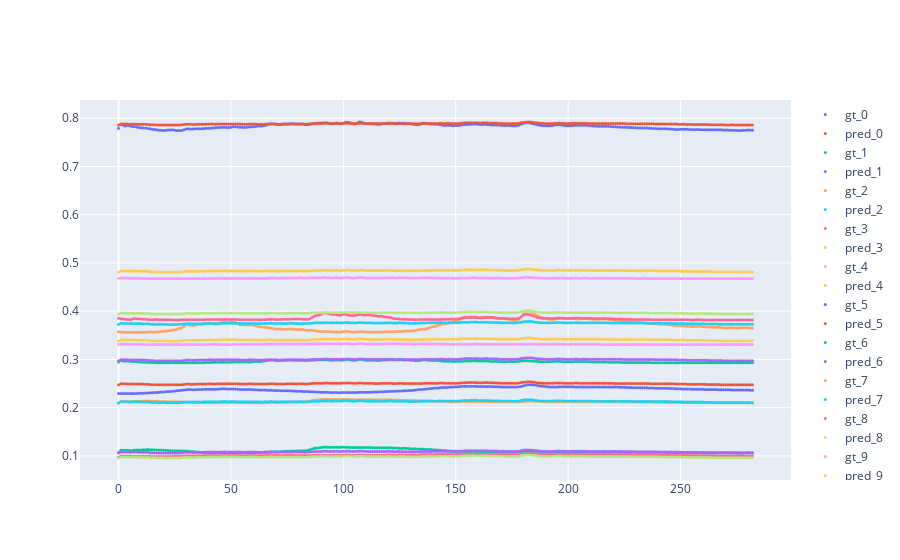

Notebook source saved alongside this figure:
### Code cell
calcStats(batch)

### Figure 1 — Plotly figure (JSON) as saved in the notebook; plotly's stock layout.template omitted (floating-point values rounded to 4 significant figures; data arrays with more than 128 entries replaced by an {"elided": "..."} marker saying what was removed)
{"data": [{"marker": {"size": 3}, "mode": "markers", "name": "gt_0", "type": "scatter", "y": {"elided": "283 float values"}}, {"marker": {"size": 3}, "mode": "markers", "name": "pred_0", "type": "scatter", "y": {"elided": "283 float values"}}, {"marker": {"size": 3}, "mode": "markers", "name": "gt_1", "type": "scatter", "y": {"elided": "283 float values"}}, {"marker": {"size": 3}, "mode": "markers", "name": "pred_1", "type": "scatter", "y": {"elided": "283 float values"}}, {"marker": {"size": 3}, "mode": "markers", "name": "gt_2", "type": "scatter", "y": {"elided": "283 float values"}}, {"marker": {"size": 3}, "mode": "markers", "name": "pred_2", "type": "scatter", "y": {"elided": "283 float values"}}, {"marker": {"size": 3}, "mode": "markers", "name": "gt_3", "type": "scatter", "y": {"elided": "283 float values"}}, {"marker": {"size": 3}, "mode": "markers", "name": "pred_3", "type": "scatter", "y": {"elided": "283 float values"}}, {"marker": {"size": 3}, "mode": "markers", "name": "gt_4", "type": "scatter", "y": {"elided": "283 float values"}}, {"marker": {"size": 3}, "mode": "markers", "name": "pred_4", "type": "scatter", "y": {"elided": "283 float values"}}, {"marker": {"size": 3}, "mode": "markers", "name": "gt_5", "type": "scatter", "y": {"elided": "283 float values"}}, {"marker": {"size": 3}, "mode": "markers", "name": "pred_5", "type": "scatter", "y": {"elided": "283 float values"}}, {"marker": {"size": 3}, "mode": "markers", "name": "gt_6", "type": "scatter", "y": {"elided": "283 float values"}}, {"marker": {"size": 3}, "mode": "markers", "name": "pred_6", "type": "scatter", "y": {"elided": "283 float values"}}, {"marker": {"size": 3}, "mode": "markers", "name": "gt_7", "type": "scatter", "y": {"elided": "283 float values"}}, {"marker": {"size": 3}, "mode": "markers", "name": "pred_7", "type": "scatter", "y": {"elided": "283 float values"}}, {"marker": {"size": 3}, "mode": "markers", "name": "gt_8", "type": "scatter", "y": {"elided": "283 float values"}}, {"marker": {"size": 3}, "mode": "markers", "name": "pred_8", "type": "scatter", "y": {"elided": "283 float values"}}, {"marker": {"size": 3}, "mode": "markers", "name": "gt_9", "type": "scatter", "y": {"elided": "283 float values"}}, {"marker": {"size": 3}, "mode": "markers", "name": "pred_9", "type": "scatter", "y": {"elided": "283 float values"}}], "layout": {}}
